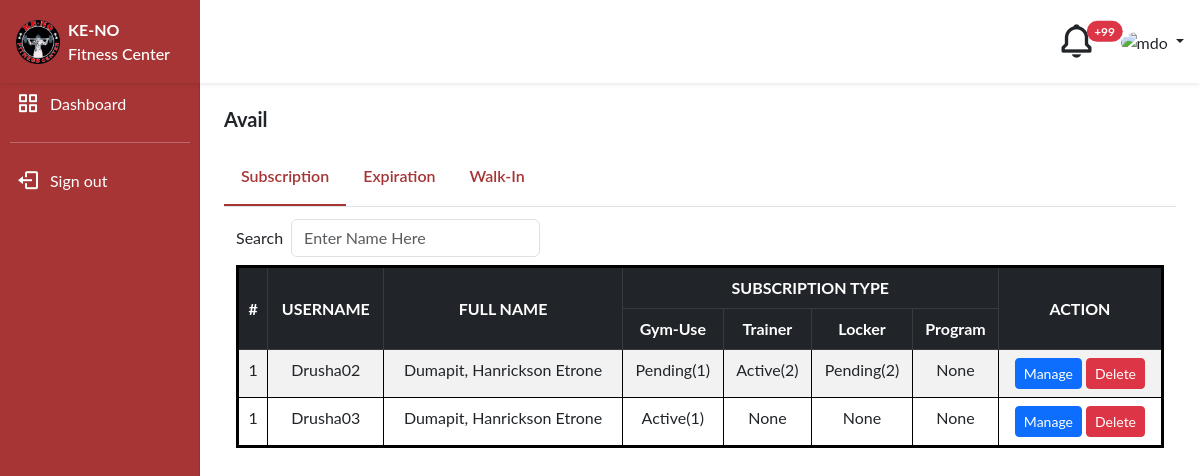
Page /admin/avail/avail.php on the committed database.
### tables this page shows
CREATE TABLE subscription_status(
	subscription_status_id int primary key auto_increment,
    subscription_status_details varchar(50) unique
);

CREATE TABLE subscriptions(
	subscription_id int primary key auto_increment ,
    subscription_quantity int not null,
    subscription_subscriber_user_id int not null,
    subscription_offer_name VARCHAR(255) not null,	 
    subscription_type_of_subscription_id  int not null ,	
    subscription_duration int not null ,  
    subscription_price float not null,	 
    subscription_total_duration int not null ,  
    subscription_status_id  int not null, 
    subscription_start_date datetime not null,
    subscription_date_created datetime default NOW(),
    subscription_date_updated datetime DEFAULT CURRENT_TIMESTAMP ON UPDATE CURRENT_TIMESTAMP,
    FOREIGN KEY (subscription_subscriber_user_id) REFERENCES users(user_id),
    FOREIGN KEY (subscription_status_id) REFERENCES subscription_status(subscription_status_id),
    FOREIGN KEY (subscription_type_of_subscription_id) REFERENCES type_of_subscriptions(type_of_subscription_id)
    
     
);

### classes/subscriptions.class.php (called while the page is built, shortened)
<?php
require_once 'database.php';
class subscriptions
{
    private $db;
    function __construct()
    {
        $this->db = new Database();
    }
    function fetchAllActiveOrPendingSubscriptions($active, $pending, $completed, $deleted, $terminated){
        try{
            $sql = 'SELECT distinct subscription_subscriber_user_id, CONCAT(user_lastname,", ",user_firstname," ",user_middlename) AS user_fullname,user_name, subscription_subscriber_user_id FROM subscriptions
            LEFT OUTER JOIN subscription_status ON subscription_status.subscription_status_id=subscriptions.subscription_status_id
            LEFT OUTER JOIN users ON subscriptions.subscription_subscriber_user_id=users.user_id
            WHERE subscription_status_details = :active OR  subscription_status_details = :pending OR  subscription_status_details = :completed OR  subscription_status_details = :deleted OR  subscription_status_details = :terminated
            ORDER BY user_fullname
            ; ';
            $query=$this->db->connect()->prepare($sql);
            $query->bindParam(':active', $active);
            $query->bindParam(':pending', $pending);
            $query->bindParam(':completed', $completed);
            $query->bindParam(':deleted', $deleted);
            $query->bindParam(':terminated', $terminated);
             if($query->execute()){
                $data =  $query->fetchAll();
                return $data;
             }else{
                return false;
             }
        }catch (PDOException $e){
            return false;
        }
    }
    function fetchAllSubscriptionPerUser_id($active, $pending, $completed, $deleted, $terminated,$user_id){
        try{
            $sql = 'SELECT * FROM subscriptions
            LEFT OUTER JOIN subscription_status ON subscription_status.subscription_status_id=subscriptions.subscription_status_id
            LEFT OUTER JOIN type_of_subscriptions ON type_of_subscriptions.type_of_subscription_id=subscriptions.subscription_type_of_subscription_id
            WHERE subscription_subscriber_user_id = :user_id AND ( subscription_status_details = :active OR  subscription_status_details = :pending OR  subscription_status_details = :completed OR  subscription_status_details = :deleted OR  subscription_status_details = :terminated);
            ; ';
            $query=$this->db->connect()->prepare($sql);
            $query->bindParam(':active', $active);
            $query->bindParam(':pending', $pending);
            $query->bindParam(':completed', $completed);
            $query->bindParam(':deleted', $deleted);
            $query->bindParam(':terminated', $terminated);
            $query->bindParam(':user_id', $user_id);
             if($query->execute()){
                $data =  $query->fetchAll();
                return $data;
             }else{
                return false;
             }
        }catch (PDOException $e){
            return false;
        }
    }
}
?>

### classes/database.php (called while the page is built)
<?php
class Database{
    private $host = 'localhost';
    private $username = 'root';
    private $password = 'Uwat09hanz';
    private $database = 'gms';
    protected $connection;
    function connect(){
        try
			{
				$this->connection = new PDO("mysql:host=$this->host;dbname=$this->database",
											$this->username, $this->password);
			}
			catch (PDOException $e)
			{
				echo "Connection error " . $e->getMessage();
			}
        return $this->connection;
    }
}
?>

### admin/avail/subscription.php (the view, shortened to what this page needs)
<div class="container">
    <div class="row g-2 mb-2 mt-1">
        <div class="form-group col-12 col-lg-4 table-filter-option">
            <label for="keyword">Search</label>
            <input type="text" name="keyword" id="keyword" placeholder="Enter Name Here" class="form-control ms-md-2">
        </div>
        <div class="table-responsive table-1">
            <table id="table-1" class="table table-bordered table-striped " style="width:100%;border: 3px solid black;">
                <thead class="table-dark ">
                    <tr>
                    <th class="text-center align-middle d-none d-sm-table-cell" rowspan="2">#</th>
                    <th class="text-center align-middle" rowspan="2" >USERNAME</th>
                    <th class="text-center align-middle" rowspan="2" >FULL NAME</th>
                    <th class="text-center" colspan="4">SUBSCRIPTION TYPE</th>
                    <th class="text-center align-middle" rowspan="2">ACTION</th>
                    </tr>
                    <tr>
                    <th class="text-center">Gym-Use</th>
                    <th class="text-center">Trainer</th>
                    <th class="text-center">Locker</th>
                    <th class="text-center">Program</th>
                    </tr>
                </thead>
                <tbody>
                    <?php
                        require_once '../../classes/subscriptions.class.php';
                        $subscriptionsObj = new subscriptions();
                        $counter =1;
                        if($list_of_ActiveOrPeding_users = $subscriptionsObj->fetchAllActiveOrPendingSubscriptions('Active','Pending','Completed','','')){
                            foreach ($list_of_ActiveOrPeding_users as $key => $value) {
                                echo '<tr>';
                                echo '<td class="text-center d-none d-sm-table-cell">'.$counter.'</td>';
                                echo '<td class="text-center">'.htmlentities($value['user_name']).'</td>';
                                echo '<td class="text-center">'.htmlentities($value['user_fullname']).'</td>';
                                $gym_sub = false;
                                $locker_sub =false;
                                $trainer_sub = false;
                                $program_sub = false;
                                if($user_subscription_data = $subscriptionsObj->fetchAllSubscriptionPerUser_id('Active','Pending','Completed','','',$value['subscription_subscriber_user_id'])){
                                    foreach ($user_subscription_data as $key => $user_subscription_data_value) {
                                        if($user_subscription_data_value['type_of_subscription_details'] =='Gym Subscription'){
                                            $gym_sub = $user_subscription_data_value['subscription_status_details'].'('.$user_subscription_data_value['subscription_quantity'].')';
                                        }elseif($user_subscription_data_value['type_of_subscription_details'] =='Locker Subscription'){
                                            $locker_sub = $user_subscription_data_value['subscription_status_details'].'('.$user_subscription_data_value['subscription_quantity'].')';
                                        }elseif($user_subscription_data_value['type_of_subscription_details'] =='Trainer Subscription'){
                                            $trainer_sub = $user_subscription_data_value['subscription_status_details'].'('.$user_subscription_data_value['subscription_quantity'].')';
                                        }elseif($user_subscription_data_value['type_of_subscription_details'] =='Program Subscription'){
                                            $program_sub = $user_subscription_data_value['subscription_status_details'].'('.$user_subscription_data_value['subscription_quantity'].')';
                                        }
                                    }
                                }
                                if(($gym_sub)){
                                    echo '<td class="text-center">'.htmlentities($gym_sub).'</td>';
                                }else{
                                    echo '<td class="text-center">None</td>';
                                }
                                if(($trainer_sub)){
                                    echo '<td class="text-center">'.htmlentities($trainer_sub).'</td>';
                                }else{
                                    echo '<td class="text-center">None</td>';
                                }
                                if(($locker_sub)){
                                    echo '<td class="text-center">'.htmlentities($locker_sub).'</td>';
                                }else{
                                    echo '<td class="text-center">None</td>';
                                }
                                if(($program_sub)){
                                    echo '<td class="text-center">'.htmlentities($program_sub).'</td>';
                                }else{
                                    echo '<td class="text-center">None</td>';
                                }
                                echo ' <td class="text-center"><a href="activate.php?user_id='.($value['subscription_subscriber_user_id']).'" class="btn btn-primary btn-sm" role="button">Manage</a>  <button class="btn btn-danger btn-sm" data-bs-toggle="modal" data-bs-target="#exampleModal">Delete</button></td>';
                                echo '</tr>';
                            }
                        }
                    ?>
                </tbody>
            </table>
        </div>
    </div>
</div>

### admin/includes/header.php (shortened to what this page needs)
<!DOCTYPE html>
<html lang="en">
<head>
    <link href="https://cdn.jsdelivr.net/npm/bootstrap@5.3.0-alpha1/dist/css/bootstrap.min.css"
    rel="stylesheet"
>
    <link rel="stylesheet" href="../../css/admin.css">
    <link rel="stylesheet" href="../../css/boxicons.min.css">
    <link rel="stylesheet" href="https://cdn.datatables.net/1.13.2/css/dataTables.bootstrap5.min.css">
    <link rel="stylesheet" href="https://cdn.datatables.net/fixedheader/3.3.1/css/fixedHeader.bootstrap.min.css">
    <link rel="stylesheet" href="https://cdn.datatables.net/responsive/2.4.0/css/responsive.bootstrap.min.css">
    <link rel="stylesheet" type="text/css" href="https://cdn.jsdelivr.net/npm/daterangepicker/daterangepicker.css" />
</head>

### admin/avail/avail.php (shortened to what this page needs)
<?php require_once '../includes/header.php';?>
<body>
<?php require_once '../includes/top_nav_admin.php';?>
<?php require_once '../includes/side_nav.php';?>
    <main class="col-md-9 ms-sm-auto col-lg-9 col-xl-10 p-3 p-md-4">
        <div class="w-100">
            <h5 class="col-12 fw-bold mb-3">Avail</h5>
            <ul class="nav nav-tabs application">
                        <li class="nav-item active " id="subs">
                            <a class="nav-link" href="#tab-subs" data-bs-toggle="tab" >Subscription </a>
                        </li>
                        <li class="nav-item" id="exp">
                            <a class="nav-link" href="#tab-exp" data-bs-toggle="tab" >Expiration</a>
                        </li>
                        <li class="nav-item" id="walk">
                            <a class="nav-link" href="#tab-walk_in" data-bs-toggle="tab" >Walk-In</a>
                        </li>
                    </ul>
            <div class="tab-content" >
                <div class="tab-pane active show fade" id="tab-subs">
                    <?php require_once 'subscription.php';?>
                </div>
            </div>
        </div>
    </main>
</body>
</html>

### admin/includes/top_nav_admin.php (shortened to what this page needs)
<header class="navbar navbar-expand-md navbar-dark sticky-top background-color-green-visible shadow-sm py-0">
        <div class="container-fluid p-0 pe-3 pe-md-0">
        <a class="navbar-brand col-md-3 col-lg-3 col-xl-2 me-0 px-3 py-3 background-color-green" href="#">
            <img class="logo-icon" src="../../images/logo.png" alt="">
            <div class="d-flex flex-column p-2 pt-0 pb-0">
                <h3 class="mb-1 fs-5 text-white"><strong>KE-NO</strong></h3>
                <h6 class="mb-1 fs-10 text-white">Fitness Center</h6>
            </div>
        </a>
        <ul class="nav navbar-nav navbar-right d-none d-lg-block pe-3">
            <li class="nav-item dropdown">
                <a class="nav-link" href="#" role="button" data-bs-toggle="dropdown" aria-expanded="false">
                    <i class='bx bx-bell fs-1 text-dark'></i> <span class="position-absolute top-75 start-100 translate-middle badge rounded-pill bg-danger">+99 <span class="visually-hidden">unread messages</span></span>
                </a>
            </li>
        </ul>
        <div class="dropdown text-end me-3 d-none d-md-block">
            <a href="#" class="d-block link-dark text-decoration-none dropdown-toggle" data-bs-toggle="dropdown" aria-expanded="false">
                <img src="../../img/profile-thumbnail/<?php echo $_SESSION['admin_user_profile_picture'];?>" alt="mdo" width="32" height="32" class="rounded-circle">
            </a>
        </div>
    </div>
</header>

### admin/includes/side_nav.php (shortened to what this page needs)
<div class="container-fluid overflow-auto">
    <div class="row">
        <nav id="sidebarMenu" class="col-md-3 col-lg-3 col-xl-2 d-md-block background-color-green sidebar collapse">
            <div class="position-sticky h-100">
                <ul class="nav flex-column">
                    <li class="nav-item">
                        <a href="../dashboard/dashboard.php" class="nav-link" title="Dashboard">
                            <i class='bx bx-grid-alt' ></i>
                            <span class="links-name">Dashboard</span>
                        </a>
                    </li>
                    <hr class="line">
                    <li id="logout-link" class="nav-item">
                        <a class="logout-link nav-link" href="../log-out.php" title="Logout">
                            <i class='bx bx-log-out'></i>
                            <span class="links-name">Sign out</span>
                        </a>
                    </li>
                </ul>
            </div>
        </nav>
    </div>
</div>

### css/admin.css (style rules this page uses)
*, body { font-family: 'Lato', sans-serif; font-size: 16px; }
img.logo-icon { width: 44px; }
.logout-link { text-decoration: none; color: white; }
.background-color-green { background-color: #A73535 !important; border: #A73535; }
ul.application .nav-item.active { color: black; border-bottom: 2px solid #A73535; }
ul.application a.nav-link { color: #A73535; font-weight: 600; cursor: pointer; }
.table-filter-option { display: flex; flex-direction: column; flex-wrap: nowrap; align-items: flex-start; }
#sidebarMenu .bx, .navbar-brand .bx { font-size: 1.5rem; margin-right: 10px; }
.navbar-brand { display: flex; align-items: center; margin-right: 0.75rem; }
hr:not([size]) { height: 0.5px; }
.sidebar { position: fixed; top: 0; bottom: 0; left: 0; z-index: 100; padding: 76px 0 0; box-shadow: inset -1px 0 0 rgba(0, 0, 0, .1); }
.nav-link { color: white; display: flex; align-items: center; padding: 1rem; }
hr.line { margin: 10px auto; width: 90%; height: 1px; border: 0; border-top: 1px solid white; }
.background-color-green-visible { background-color: #A73535; }
@media (min-width: 768px) { .table-filter-option { flex-direction: row; align-items: center; } }
@media (min-width: 768px) { .background-color-green-visible { background-color: white; } }

### rows in the picture
subscription_status: subscription_status_details.subscription_quantity "Pending(1)", subscription_status_details.subscription_quantity "Pending(2)"
subscription_status: subscription_status_details.subscription_quantity "Active(2)"
subscriptions: gym_sub "Active(1)"

### other values in the picture
$value['user_name'] "Drusha02"
$value['user_fullname'] "Dumapit, Hanrickson Etrone"
$value['user_name'] "Drusha03"
